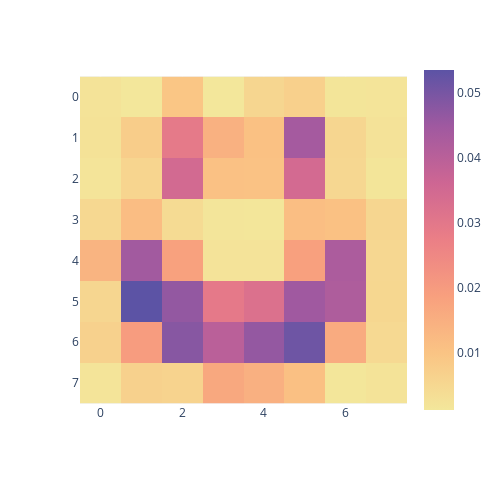

Notebook cell for this chart:
### Code cell
imgen.train(imgen.make_dataset(), 100, show_progress=True)

### Figure 1 — Plotly figure (JSON) as saved in the notebook; plotly's stock layout.template omitted (floating-point values rounded to 4 significant figures)
{"data": [{"coloraxis": "coloraxis", "hovertemplate": "x: %{x}<br>y: %{y}<br>color: %{z}<extra></extra>", "name": "0", "type": "heatmap", "xaxis": "x", "yaxis": "y", "z": [[0.002158, 0.001153, 0.009387, 0.001142, 0.005296, 0.0069, 0.001746, 0.001943], [0.002495, 0.007506, 0.02916, 0.01444, 0.0106, 0.04394, 0.005391, 0.002375], [0.002007, 0.005539, 0.03483, 0.01059, 0.01036, 0.03467, 0.005097, 0.001749], [0.004992, 0.01154, 0.004255, 0.001588, 0.001422, 0.01127, 0.01064, 0.005356], [0.01381, 0.04442, 0.01836, 0.002088, 0.002082, 0.01864, 0.04254, 0.005066], [0.005396, 0.05354, 0.04641, 0.02928, 0.03209, 0.04472, 0.04223, 0.005243], [0.006538, 0.01954, 0.04807, 0.03992, 0.04638, 0.05127, 0.016, 0.004584], [0.001811, 0.006552, 0.006043, 0.01671, 0.01466, 0.01073, 0.001462, 0.002255]]}], "layout": {"coloraxis": {"colorscale": [[0, "rgb(243, 231, 155)"], [0.1667, "rgb(250, 196, 132)"], [0.3333, "rgb(248, 160, 126)"], [0.5, "rgb(235, 127, 134)"], [0.6667, "rgb(206, 102, 147)"], [0.8333, "rgb(160, 89, 160)"], [1, "rgb(92, 83, 165)"]]}, "height": 500, "margin": {"t": 60}, "width": 500, "xaxis": {"anchor": "y", "constrain": "domain", "domain": [0, 1], "scaleanchor": "y"}, "yaxis": {"anchor": "x", "autorange": "reversed", "constrain": "domain", "domain": [0, 1]}}}
